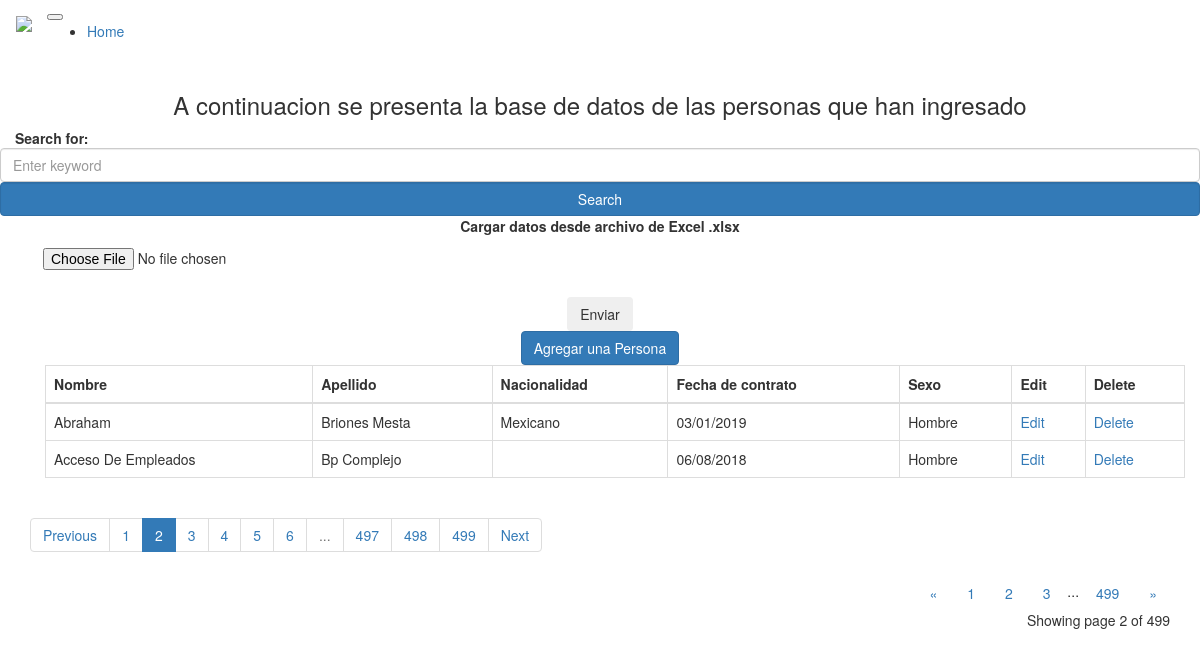
Screenshot of /?page=2 with the database file from the repository.
### main.py (models this page shows)
class Person(db.Model):
    id = db.Column(db.Integer, primary_key=True)
    nombre = db.Column(db.String(80), nullable=False)
    apellido = db.Column(db.String(80), nullable=False)
    nacionalidad = db.Column(db.String(50), nullable=False)
    fecha_contrato = db.Column(db.String(50), nullable=False)
    sexo = db.Column(db.String(50), nullable=False)

### main.py (the view)
@app.route("/", methods=["GET", "POST"])
def home():
    page = request.args.get('page', 1, type=int)
    all_people = Person.query.order_by(Person.nombre).paginate(page=page, per_page=ROWS_PER_PAGE)
    if request.method == "POST" and "tag" in request.form:
        tag = request.form["tag"]
        all_people = Person.query.filter(Person.nombre.like(f'%{tag}%')).paginate(per_page=ROWS_PER_PAGE, error_out=False)
        return render_template("index.html", people=all_people, tag=tag)
    return render_template("index.html", people=all_people)

### templates/index.html (shortened to what this page needs)
{% extends 'bootstrap/base.html' %}
{% block content %}
<div class="container mt-5">
  <h3 class="text-center">A continuacion se presenta la base de datos de las personas que han ingresado</h3>
    <div class="row">
      <div class="col-8">
        <strong> Search for: {{tag}} </strong>
      </div>
      <div class="col-4">
        <form action="" method="POST" autocomplete="off">
          <div class="row">
            <div class="col-6">
              <input type="text" class="form-control" name="tag" id="tag" placeholder="Enter keyword">
            </div>
            <div class="col-6" align="left">
              <input type="submit" value="Search" class="form-control btn btn-primary" name="">
            </div>
          </div>
        </form>
      </div>
    </div>
    <form class="text-center" action="/uploader" method="POST" enctype="multipart/form-data">
      <div class="col-auto mt-5 p-0">
        <label for="formFileSm" class="form-label">Cargar datos desde archivo de Excel .xlsx</label>
      </div>
      <div class="col-12 d-flex justify-content-center flex-wrap">
      <div class="">
        <input class="btn btn-secondary form-control-sm" id="formFileSm" type="file" name="archivo"><br>
      </div>
      <div class="pl-1 mb-0 mt-1">
        <input class="btn btn-secondary align-items-center" type="submit" value="Enviar">
      </div>
      </div>
    </form>
    <div class="text-center mb-5 mt-4">
      <a href="{{url_for('add_person')}}" class="btn btn-primary">Agregar una Persona</a>
    </div>
    <div class='container table-responsive mt-3' >
      <table class="table table-bordered table-hover">
        <thead class="thead-dark">
          <tr>
            <th scope="col">Nombre</th>
            <th scope="col">Apellido</th>
            <th scope="col">Nacionalidad</th>
            <th scope="col">Fecha de contrato</th>
            <th scope="col">Sexo</th>
            <th scope="col">Edit</th>
            <th scope="col">Delete</th>
          </tr>
        </thead>
        <tbody>
        {% for person in people.items  %}
          <tr>
            <td>{{person.nombre.title()}}</td>
            <td>{{person.apellido.title()}}</td>
            <td>{{person.nacionalidad.capitalize()}}</td>
            <td>{{person.fecha_contrato}}</td>
            <td>{{person.sexo.capitalize()}}</td>
            <td><a href="{{url_for('edit_person', id=person.id)}}" class="button">Edit</a></td>
            <td><a href="{{url_for('delete_person', id=person.id)}}" class="button">Delete</a></td>
          </tr>
        {% endfor %}
        </tbody>
      </table>
    </div>
    <nav aria-label="Page navigation example">
      <ul class="pagination">
        {% if people.has_prev %}
          <li class="page-item"><a class="page-link" href="{{url_for("home", page=people.prev_num)}}">Previous</a></li>
        {% else %}
          <li class="page-item"><a class="page-link btn disabled" href="#">Previous</a></li>
        {% endif %}
        {% for page in people.iter_pages(left_edge=3, right_edge=3) %}
          {% if page %}
            {% if page==people.page %}
              <li class="page-item active"><a class="page-link" href="{{url_for("home", page=page)}}">{{page}}</a></li>
            {% else %}
              <li class="page-item"><a class="page-link" href="{{url_for("home", page=page)}}">{{page}}</a></li>
            {% endif %}
          {% else %}
            <li class="page-item disabled" id="example_ellipsis"><a class="page-link" href="#">...</a></li>
          {% endif %}
        {% endfor %}
        {% if people.has_next %}
          <li class="page-item"><a class="page-link" href="{{url_for("home", page=people.next_num)}}">Next</a></li>
        {% else %}
          <li class="page-item"><a class="page-link btn disabled" href="#">Next</a></li>
        {% endif %}
      </ul>
    </nav>
    <div class="text-right">
        <a href="{{ url_for('home', page=people.prev_num) }}"
          class="btn btn-outline-dark
          {% if people.page == 1 %}disabled{% endif %}">
            &laquo;
        </a>
        {% for page_num in people.iter_pages(left_edge=1, right_edge=1, left_current=1, right_current=2) %}
          {% if page_num %}
            {% if people.page == page_num %}
            <a href="{{ url_for('home', page=page_num) }}"
              class="btn btn-dark">
                {{ page_num }}
            </a>
            {% else %}
            <a href="{{ url_for('home', page=page_num) }}"
              class="btn btn-outline-dark">
                {{ page_num }}
            </a>
            {% endif %}
          {% else %}
            ...
          {% endif %}
        {% endfor %}
        <a href="{{ url_for('home', page=people.next_num) }}"
          class="btn btn-outline-dark
          {% if people.page == people.pages %}disabled{% endif %}">
            &raquo;
        </a>
    </div>
    <p class="text-right mt-3">
      Showing page {{ people.page }} of {{ people.pages }}
    </p>
</div>
{% endblock %}

### rows the page displays
Person: nombre "Abraham", apellido "Briones Mesta", nacionalidad "Mexicano", fecha_contrato "03/01/2019", sexo "Hombre"
Person: nombre "Acceso De Empleados", apellido "Bp Complejo", fecha_contrato "06/08/2018", sexo "Hombre"

### other values shown
{{ page }} "1" "3" "4" "5" "6" "497" "498" "499"
{{ page }} "2"
{{ page_num }} "1" "3" "499"
{{ page_num }} "2"
{{ people.page }} "2"
{{ people.pages }} "499"
